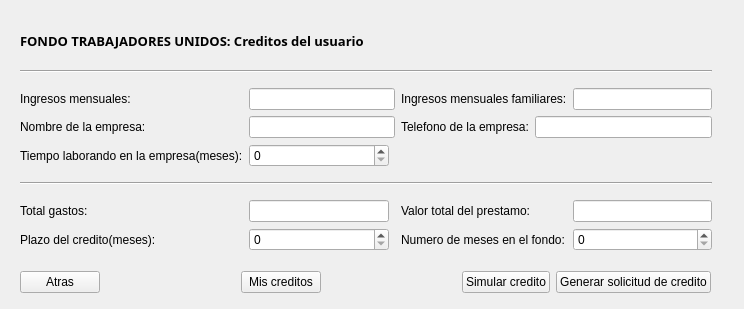
<?xml version="1.0" encoding="UTF-8"?>
<ui version="4.0">
 <class>creditoUsuario</class>
 <widget class="QWidget" name="creditoUsuario">
  <property name="geometry">
   <rect>
    <x>0</x>
    <y>0</y>
    <width>744</width>
    <height>309</height>
   </rect>
  </property>
  <property name="windowTitle">
   <string>FondoTrabajadoresUnidos(Asociado)</string>
  </property>
  <widget class="QWidget" name="layoutWidget">
   <property name="geometry">
    <rect>
     <x>20</x>
     <y>70</y>
     <width>692</width>
     <height>181</height>
    </rect>
   </property>
   <layout class="QGridLayout" name="gridLayout">
    <item row="7" column="1">
     <spacer name="verticalSpacer">
      <property name="orientation">
       <enum>Qt::Vertical</enum>
      </property>
      <property name="sizeHint" stdset="0">
       <size>
        <width>20</width>
        <height>40</height>
       </size>
      </property>
     </spacer>
    </item>
    <item row="0" column="0" colspan="7">
     <widget class="Line" name="line">
      <property name="orientation">
       <enum>Qt::Horizontal</enum>
      </property>
     </widget>
    </item>
    <item row="3" column="2" colspan="2">
     <widget class="QLineEdit" name="NombrEmpresa"/>
    </item>
    <item row="3" column="4">
     <widget class="QLabel" name="label_5">
      <property name="text">
       <string>Telefono de la empresa:</string>
      </property>
     </widget>
    </item>
    <item row="2" column="4" colspan="2">
     <widget class="QLabel" name="label_4">
      <property name="text">
       <string>Ingresos mensuales familiares:</string>
      </property>
     </widget>
    </item>
    <item row="2" column="6">
     <widget class="QLineEdit" name="IngresosFamiliares"/>
    </item>
    <item row="2" column="0">
     <widget class="QLabel" name="label">
      <property name="text">
       <string>Ingresos mensuales:</string>
      </property>
     </widget>
    </item>
    <item row="3" column="5" colspan="2">
     <widget class="QLineEdit" name="telefono"/>
    </item>
    <item row="3" column="0" colspan="2">
     <widget class="QLabel" name="label_2">
      <property name="text">
       <string>Nombre de la empresa:</string>
      </property>
     </widget>
    </item>
    <item row="6" column="0" colspan="7">
     <widget class="Line" name="line_2">
      <property name="orientation">
       <enum>Qt::Horizontal</enum>
      </property>
     </widget>
    </item>
    <item row="8" column="0">
     <widget class="QLabel" name="label_7">
      <property name="text">
       <string>Total gastos:</string>
      </property>
     </widget>
    </item>
    <item row="9" column="4" colspan="2">
     <widget class="QLabel" name="label_6">
      <property name="text">
       <string>Numero de meses en el fondo:</string>
      </property>
     </widget>
    </item>
    <item row="8" column="6">
     <widget class="QLineEdit" name="totalPrestamo"/>
    </item>
    <item row="8" column="4" colspan="2">
     <widget class="QLabel" name="label_8">
      <property name="text">
       <string>Valor total del prestamo:</string>
      </property>
     </widget>
    </item>
    <item row="9" column="0" colspan="2">
     <widget class="QLabel" name="label_9">
      <property name="text">
       <string>Plazo del credito(meses):</string>
      </property>
     </widget>
    </item>
    <item row="2" column="2" colspan="2">
     <widget class="QLineEdit" name="ingresosMensuales"/>
    </item>
    <item row="5" column="0">
     <spacer name="verticalSpacer_2">
      <property name="orientation">
       <enum>Qt::Vertical</enum>
      </property>
      <property name="sizeHint" stdset="0">
       <size>
        <width>20</width>
        <height>40</height>
       </size>
      </property>
     </spacer>
    </item>
    <item row="8" column="2">
     <widget class="QLineEdit" name="totalGastos"/>
    </item>
    <item row="1" column="1">
     <spacer name="verticalSpacer_3">
      <property name="orientation">
       <enum>Qt::Vertical</enum>
      </property>
      <property name="sizeHint" stdset="0">
       <size>
        <width>20</width>
        <height>40</height>
       </size>
      </property>
     </spacer>
    </item>
    <item row="9" column="2">
     <widget class="QSpinBox" name="plazo">
      <property name="maximum">
       <number>48</number>
      </property>
     </widget>
    </item>
    <item row="4" column="0" colspan="2">
     <widget class="QLabel" name="label_3">
      <property name="text">
       <string>Tiempo laborando en la empresa(meses):</string>
      </property>
     </widget>
    </item>
    <item row="4" column="2">
     <widget class="QSpinBox" name="tiempoLaborando">
      <property name="maximum">
       <number>200</number>
      </property>
     </widget>
    </item>
    <item row="9" column="6">
     <widget class="QSpinBox" name="mesesFondo">
      <property name="minimum">
       <number>0</number>
      </property>
      <property name="maximum">
       <number>200</number>
      </property>
     </widget>
    </item>
   </layout>
  </widget>
  <widget class="QWidget" name="layoutWidget">
   <property name="geometry">
    <rect>
     <x>20</x>
     <y>270</y>
     <width>691</width>
     <height>25</height>
    </rect>
   </property>
   <layout class="QHBoxLayout" name="horizontalLayout">
    <item>
     <widget class="QPushButton" name="pushButton">
      <property name="text">
       <string>Atras</string>
      </property>
     </widget>
    </item>
    <item>
     <spacer name="horizontalSpacer">
      <property name="orientation">
       <enum>Qt::Horizontal</enum>
      </property>
      <property name="sizeHint" stdset="0">
       <size>
        <width>40</width>
        <height>20</height>
       </size>
      </property>
     </spacer>
    </item>
    <item>
     <widget class="QPushButton" name="pushButton_2">
      <property name="text">
       <string>Mis creditos</string>
      </property>
     </widget>
    </item>
    <item>
     <spacer name="horizontalSpacer_2">
      <property name="orientation">
       <enum>Qt::Horizontal</enum>
      </property>
      <property name="sizeHint" stdset="0">
       <size>
        <width>40</width>
        <height>20</height>
       </size>
      </property>
     </spacer>
    </item>
    <item>
     <widget class="QPushButton" name="pushButton_3">
      <property name="text">
       <string>Simular credito</string>
      </property>
     </widget>
    </item>
    <item>
     <widget class="QPushButton" name="pushButton_4">
      <property name="text">
       <string>Generar solicitud de credito</string>
      </property>
     </widget>
    </item>
   </layout>
  </widget>
  <widget class="QLabel" name="label_10">
   <property name="geometry">
    <rect>
     <x>20</x>
     <y>20</y>
     <width>401</width>
     <height>41</height>
    </rect>
   </property>
   <property name="font">
    <font>
     <family>Arial Black</family>
     <pointsize>10</pointsize>
     <weight>75</weight>
     <bold>true</bold>
    </font>
   </property>
   <property name="text">
    <string>FONDO TRABAJADORES UNIDOS: Creditos del usuario</string>
   </property>
  </widget>
 </widget>
 <tabstops>
  <tabstop>ingresosMensuales</tabstop>
  <tabstop>NombrEmpresa</tabstop>
  <tabstop>IngresosFamiliares</tabstop>
  <tabstop>telefono</tabstop>
  <tabstop>totalGastos</tabstop>
  <tabstop>totalPrestamo</tabstop>
  <tabstop>pushButton</tabstop>
  <tabstop>pushButton_2</tabstop>
 </tabstops>
 <resources/>
 <connections/>
</ui>
